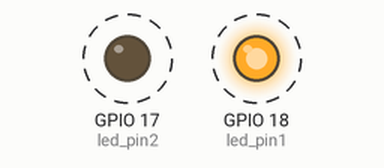
Simulated run of this program. Board: Raspberry Pi (BCM pin numbers). On the bench: output pins drawn as LEDs (lit = HIGH). Dashed ring = blinking.

Above: at 0.5 s.
Timing chart, 0 to 4.6 s (numbered marks = the images above):
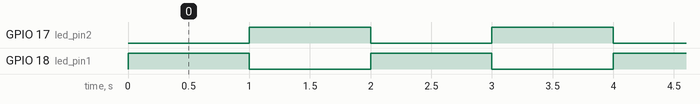

Measured:
- by itself, GPIO 17 (led_pin2), GPIO 18 (led_pin1): alternates HIGH for 1.0 s and LOW for 1.0 s

The program:

main.py
```python
import RPi.GPIO as GPIO
import time

# Set up GPIO using BCM numbering
GPIO.setmode(GPIO.BCM)

# Set the GPIO pin numbers for the LEDs
led_pin1 = 18
led_pin2 = 17

# Set the pins as output
GPIO.setup(led_pin1, GPIO.OUT)
GPIO.setup(led_pin2, GPIO.OUT)

try:
    while True:
        # Turn on the first LED
        GPIO.output(led_pin1, GPIO.HIGH)
        # Turn off the second LED
        GPIO.output(led_pin2, GPIO.LOW)
        # Wait for 1 second
        time.sleep(1)

        # Turn off the first LED
        GPIO.output(led_pin1, GPIO.LOW)
        # Turn on the second LED
        GPIO.output(led_pin2, GPIO.HIGH)
        # Wait for 1 second
        time.sleep(1)

except KeyboardInterrupt:
    # Clean up GPIO on keyboard interrupt
    GPIO.cleanup()
```
